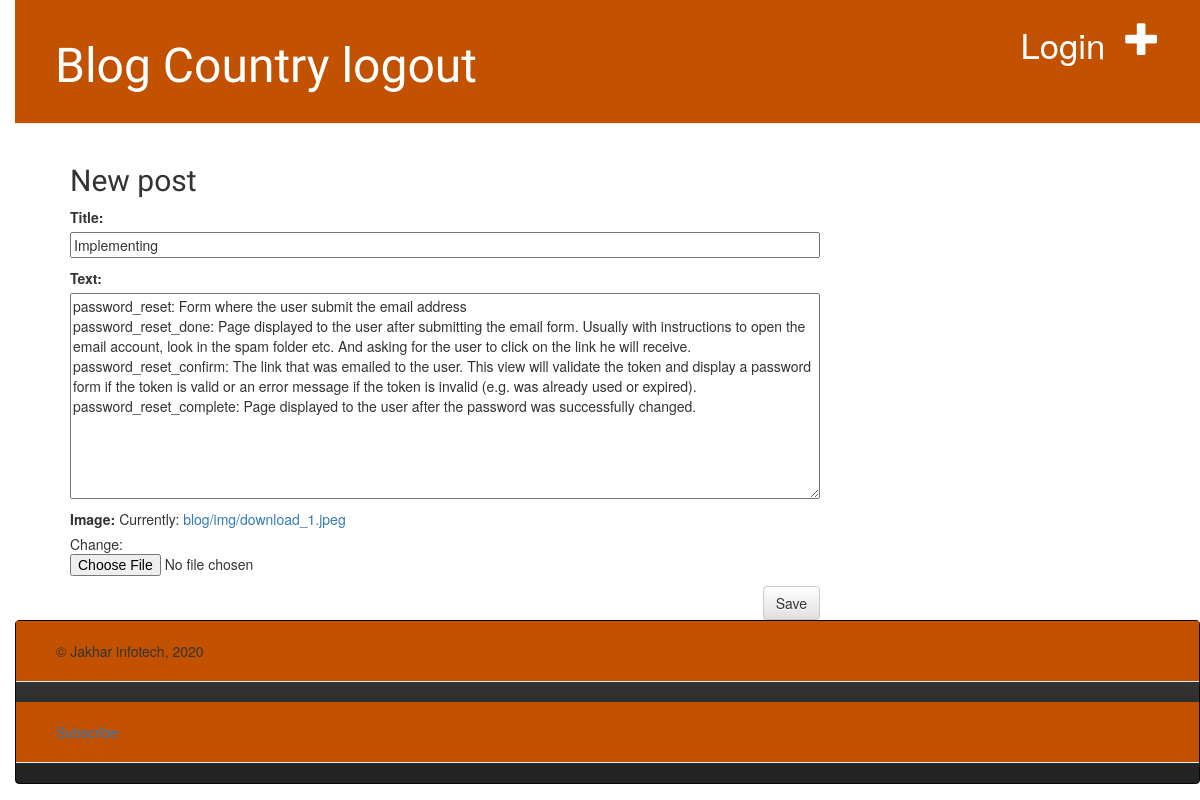
Page /6/edit/ (signed in) on the committed database.
### blog/models.py (models this page shows, shortened)
class Post(models.Model):
    author = models.ForeignKey(CustomUser, on_delete=models.CASCADE)
    title = models.CharField(max_length=200)
    text = models.TextField()
    image = models.ImageField(upload_to ='blog/img',null=True)
    created_date = models.DateTimeField(default=timezone.now)
    published_date = models.DateTimeField(blank=True, null=True)

### blog/views.py (the view)
# urls.py: path('<int:pk>/edit/', views.post_edit, name='post_edit'),
@login_required
def post_edit(request, pk):
    post = get_object_or_404(Post, pk=pk)
    if request.method == "POST":
        form = PostForm(request.POST,request.FILES, instance=post)
        if form.is_valid():
            post = form.save(commit=False)
            post.author = request.user
            post.published_date = timezone.now()
            post.save()
            return redirect('blog:post_list')
    else:
        form = PostForm(instance=post)
    return render(request, 'blog/post_new.html', {'form': form})

### blog/forms.py
class PostForm(forms.ModelForm):
	class Meta:
		model = Post
		fields = ('title', 'text','image')

### blog/templates/blog/post_new.html (shortened to what this page needs)
{% extends 'blog/base.html' %}
{% block content %}
	<h2>New post</h2>
	<form method="POST" class="post-form" enctype="multipart/form-data">
		{{ form.as_p }}
		<button type="submit" class="save btn btn-default">Save</button>
	</form>
{% endblock %}

### blog/static/css/blog.css (style rules this page uses)
body { padding-left: 15px; }
h1, h2, h3, h4 { font-family: 'Lobster', cursive; }
.save { float: right; }
.post-form textarea, .post-form input { width: 100%; }

### rows in the picture
Post: title "Implementing", text "password_reset: Form where the user submit the email address password_reset_done: Page displayed to the user after submitting the email form. Usually with instructions to open the email account, look in the spam folder etc. And asking for the user to click on the link he will receive. password_reset_confirm: The link that was emailed to the user. This view will validate the token and display a password form if the token is valid or an error message if the token is invalid (e.g. was already used or expired). password_reset_complete: Page displayed to the user after the password was successfully changed."
